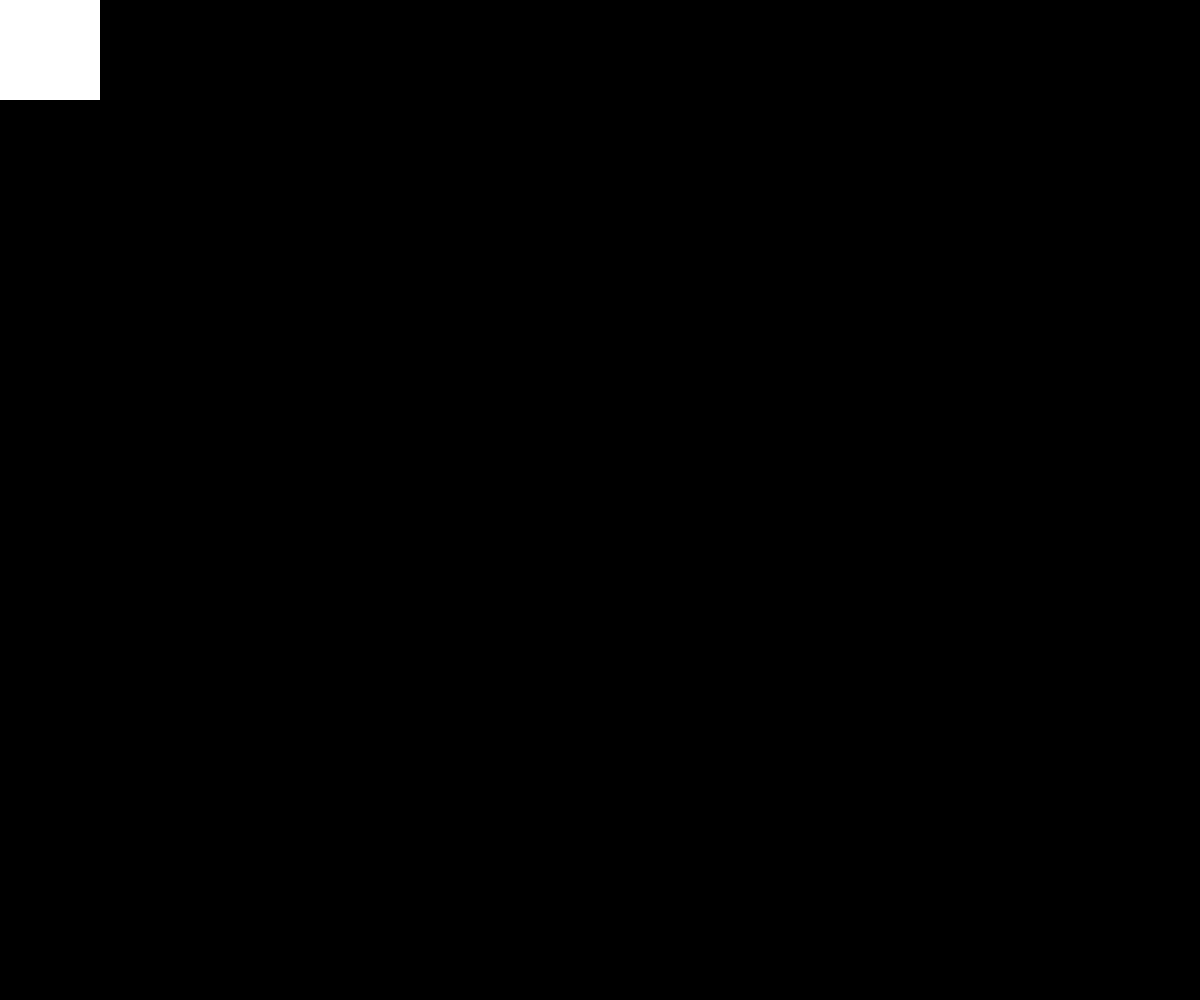
Frame 1 (no input)
Frame 60 (no input): identical to frame 1, image omitted
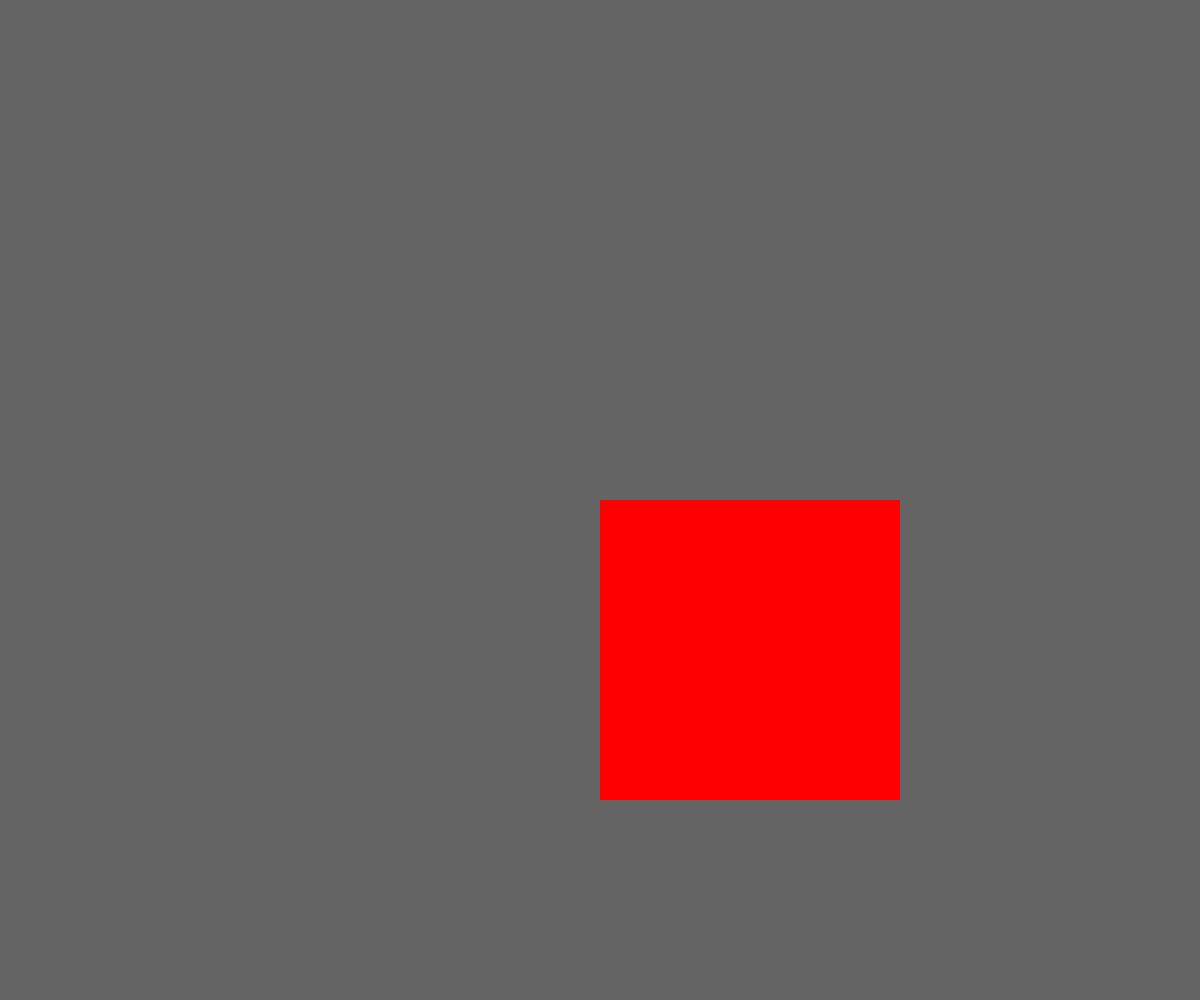
Frame 120 (the mouse pressed at the canvas centre since frame 60)

The p5.js sketch that drew these frames (run headless with seeded random() and noise() and a simulated clock; from frame 60 on, the mouse is pressed at the canvas centre):

// p5.js sketch
// ── sketch.js
let bg = 0;


function setup() {
  
  createCanvas(windowWidth,windowHeight);
  
}

function draw() {
  
  if (mouseX > width/4 && mouseY > height/4) {
    
    bg = 100;
    
  } else {
    
    bg = 0;
    
  }
  
  background(bg);
  
  if (mouseX > width/2) {
    
    noStroke();
    fill(0,0,255);
    rect(mouseX,mouseY,400);
    //    x      y     wh
    
  } else if (mouseX > width/3) {
    
    noStroke();
    fill(255,0,0);
    rect(mouseX,mouseY,300);
    //    x      y     wh
    
  } else if (mouseX > width/4) {
    
    noStroke();
    fill(0,255,0);
    rect(mouseX,mouseY,200);
    //     x      y    wh
    
  } else {
    
    noStroke();
    fill(255);
    rect(mouseX,mouseY,100);
    //     x      y    wh
    
  }
  
}
